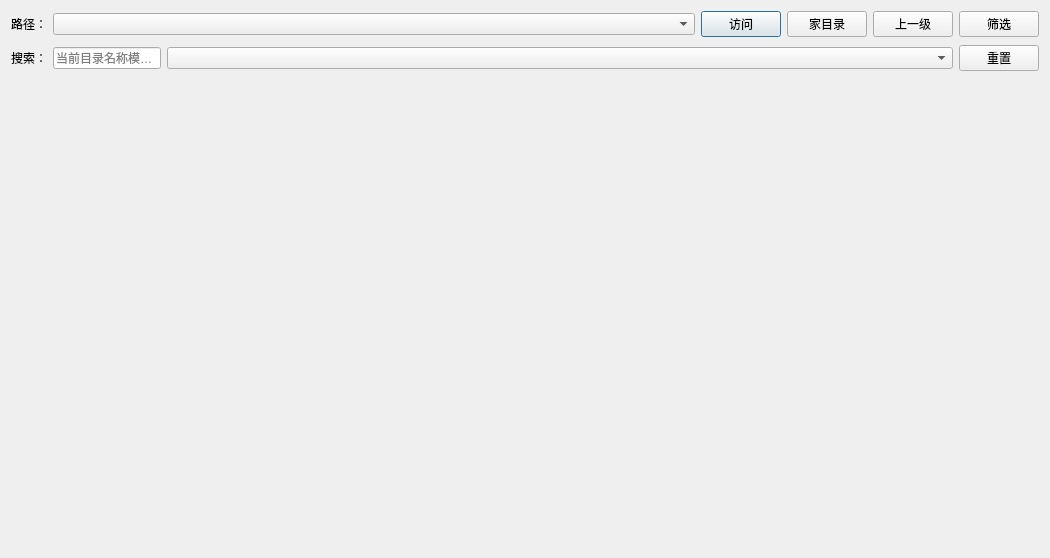
<?xml version="1.0" encoding="UTF-8"?>
<ui version="4.0">
 <class>ExplorerControl</class>
 <widget class="QDialog" name="ExplorerControl">
  <property name="geometry">
   <rect>
    <x>0</x>
    <y>0</y>
    <width>1050</width>
    <height>558</height>
   </rect>
  </property>
  <property name="windowTitle">
   <string>Dialog</string>
  </property>
  <layout class="QVBoxLayout" name="verticalLayout">
   <item>
    <layout class="QHBoxLayout" name="horizontalLayout">
     <item>
      <widget class="QLabel" name="label">
       <property name="text">
        <string>路径：</string>
       </property>
      </widget>
     </item>
     <item>
      <widget class="QComboBox" name="cbPath">
       <property name="sizePolicy">
        <sizepolicy hsizetype="Expanding" vsizetype="Fixed">
         <horstretch>0</horstretch>
         <verstretch>0</verstretch>
        </sizepolicy>
       </property>
      </widget>
     </item>
     <item>
      <widget class="QPushButton" name="btnEnter">
       <property name="text">
        <string>访问</string>
       </property>
      </widget>
     </item>
     <item>
      <widget class="QPushButton" name="btnHome">
       <property name="text">
        <string>家目录</string>
       </property>
      </widget>
     </item>
     <item>
      <widget class="QPushButton" name="btnUp">
       <property name="text">
        <string>上一级</string>
       </property>
      </widget>
     </item>
     <item>
      <widget class="QPushButton" name="btnFilter">
       <property name="text">
        <string>筛选</string>
       </property>
       <property name="checkable">
        <bool>true</bool>
       </property>
       <property name="checked">
        <bool>false</bool>
       </property>
      </widget>
     </item>
    </layout>
   </item>
   <item>
    <widget class="QWidget" name="filterWidget" native="true">
     <layout class="QHBoxLayout" name="filterLayout">
      <property name="leftMargin">
       <number>0</number>
      </property>
      <property name="topMargin">
       <number>2</number>
      </property>
      <property name="rightMargin">
       <number>0</number>
      </property>
      <property name="bottomMargin">
       <number>2</number>
      </property>
      <item>
       <widget class="QLabel" name="labelSearch">
        <property name="text">
         <string>搜索：</string>
        </property>
       </widget>
      </item>
      <item>
       <widget class="QLineEdit" name="edSearch">
        <property name="placeholderText">
         <string>当前目录名称模糊搜索</string>
        </property>
        <property name="clearButtonEnabled">
         <bool>true</bool>
        </property>
       </widget>
      </item>
      <item>
       <widget class="CheckableComboBox" name="cbExt">
        <property name="sizePolicy">
         <sizepolicy hsizetype="Expanding" vsizetype="Fixed">
          <horstretch>1</horstretch>
          <verstretch>0</verstretch>
         </sizepolicy>
        </property>
       </widget>
      </item>
      <item>
       <widget class="QPushButton" name="btnResetFilter">
        <property name="text">
         <string>重置</string>
        </property>
       </widget>
      </item>
     </layout>
    </widget>
   </item>
   <item>
    <widget class="QLabel" name="lblStatus">
     <property name="text">
      <string/>
     </property>
     <property name="wordWrap">
      <bool>true</bool>
     </property>
    </widget>
   </item>
   <item>
    <widget class="QWidget" name="widget" native="true">
     <property name="sizePolicy">
      <sizepolicy hsizetype="Expanding" vsizetype="Expanding">
       <horstretch>0</horstretch>
       <verstretch>0</verstretch>
      </sizepolicy>
     </property>
    </widget>
   </item>
  </layout>
 </widget>
 <resources/>
 <customwidgets>
  <customwidget>
   <class>CheckableComboBox</class>
   <extends>QComboBox</extends>
   <header>Control/CheckableComboBox.h</header>
  </customwidget>
 </customwidgets>
 <connections/>
</ui>
